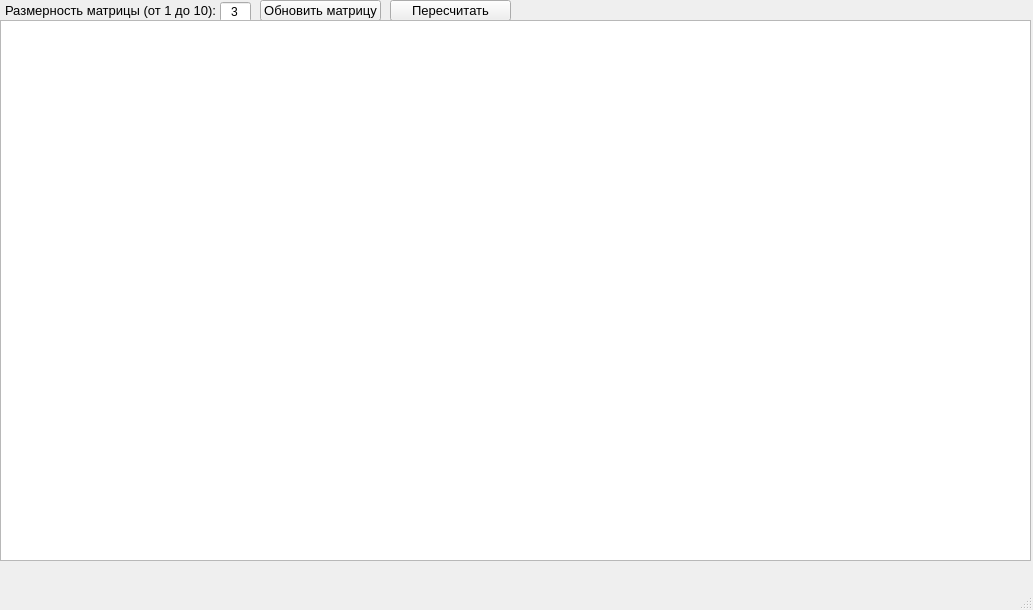
<?xml version="1.0" encoding="UTF-8"?>
<ui version="4.0">
 <class>MainWindow</class>
 <widget class="QMainWindow" name="MainWindow">
  <property name="geometry">
   <rect>
    <x>0</x>
    <y>0</y>
    <width>1033</width>
    <height>610</height>
   </rect>
  </property>
  <property name="windowTitle">
   <string>Лабораторная работа #2</string>
  </property>
  <widget class="QWidget" name="centralwidget">
   <widget class="QLabel" name="label">
    <property name="geometry">
     <rect>
      <x>0</x>
      <y>0</y>
      <width>221</width>
      <height>21</height>
     </rect>
    </property>
    <property name="font">
     <font>
      <pointsize>10</pointsize>
     </font>
    </property>
    <property name="text">
     <string>Размерность матрицы (от 1 до 10):</string>
    </property>
    <property name="alignment">
     <set>Qt::AlignCenter</set>
    </property>
   </widget>
   <widget class="QLineEdit" name="lineEdit_1">
    <property name="geometry">
     <rect>
      <x>220</x>
      <y>2</y>
      <width>31</width>
      <height>20</height>
     </rect>
    </property>
    <property name="text">
     <string>3</string>
    </property>
    <property name="alignment">
     <set>Qt::AlignCenter</set>
    </property>
   </widget>
   <widget class="QPushButton" name="but_matr">
    <property name="geometry">
     <rect>
      <x>260</x>
      <y>0</y>
      <width>121</width>
      <height>21</height>
     </rect>
    </property>
    <property name="font">
     <font>
      <pointsize>10</pointsize>
     </font>
    </property>
    <property name="text">
     <string>Обновить матрицу</string>
    </property>
   </widget>
   <widget class="QPushButton" name="but_close_4">
    <property name="geometry">
     <rect>
      <x>390</x>
      <y>0</y>
      <width>121</width>
      <height>21</height>
     </rect>
    </property>
    <property name="font">
     <font>
      <pointsize>10</pointsize>
     </font>
    </property>
    <property name="text">
     <string>Пересчитать</string>
    </property>
   </widget>
   <widget class="QTableWidget" name="table">
    <property name="geometry">
     <rect>
      <x>0</x>
      <y>20</y>
      <width>1031</width>
      <height>541</height>
     </rect>
    </property>
   </widget>
  </widget>
  <widget class="QMenuBar" name="menubar">
   <property name="geometry">
    <rect>
     <x>0</x>
     <y>0</y>
     <width>1033</width>
     <height>20</height>
    </rect>
   </property>
  </widget>
  <widget class="QStatusBar" name="statusbar"/>
 </widget>
 <resources/>
 <connections/>
</ui>
